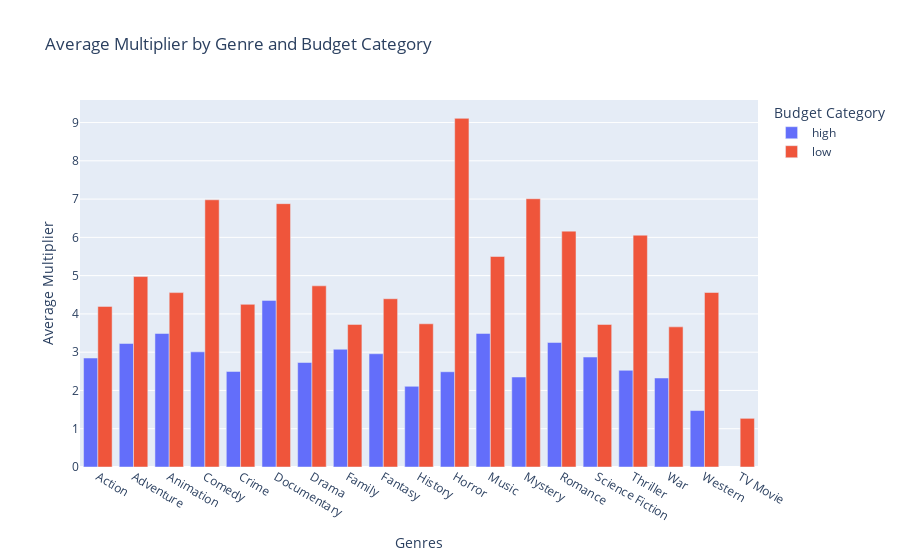

The notebook cell this image was saved under:
### Markdown cell above
The most popular genre are completely different for high and low budget. High budget top 5 genre are: Action, Adventure, Comedy, Drama and Thriller. Low budget top 5 genre are: Drama, Comedy, Thriller, Horror and Romance. The biggest difference exists in Horrow where only 1.42% of high budget movies are in this genre compared to 9.5% for low budget movies. Let's try and understand why this is the case.

### Code cell
# Plot the multiplier by genre

# Group by 'category' and 'genres' and calculate the mean of 'multiplier'
df_avg_multiplier_per_genre_and_budget = df_vis.groupby(['category', 'genres'])['multiplier'].mean().reset_index()

# Create a bar chart
fig = px.bar(df_avg_multiplier_per_genre_and_budget, x='genres', y='multiplier', color='category',
             labels={'genres': 'Genres', 'multiplier': 'Average Multiplier', 'category': 'Budget Category'},
             title='Average Multiplier by Genre and Budget Category')

# Update the layout to make the bars stand side by side
fig.update_layout(barmode='group')

fig.show()

fig.write_html("./plots_html/genre_influence_multiplier.html",include_plotlyjs = False)

### Figure 1 — Plotly figure (JSON) as saved in the notebook; plotly's stock layout.template omitted (floating-point values rounded to 4 significant figures)
{"data": [{"alignmentgroup": "True", "hovertemplate": "Budget Category=high<br>Genres=%{x}<br>Average Multiplier=%{y}<extra></extra>", "legendgroup": "high", "marker": {"color": "#636efa", "pattern": {"shape": ""}}, "name": "high", "offsetgroup": "high", "orientation": "v", "showlegend": true, "textposition": "auto", "type": "bar", "x": ["Action", "Adventure", "Animation", "Comedy", "Crime", "Documentary", "Drama", "Family", "Fantasy", "History", "Horror", "Music", "Mystery", "Romance", "Science Fiction", "Thriller", "War", "Western"], "xaxis": "x", "y": [2.847, 3.227, 3.488, 3.009, 2.496, 4.353, 2.73, 3.077, 2.959, 2.108, 2.489, 3.49, 2.351, 3.253, 2.872, 2.526, 2.326, 1.475], "yaxis": "y"}, {"alignmentgroup": "True", "hovertemplate": "Budget Category=low<br>Genres=%{x}<br>Average Multiplier=%{y}<extra></extra>", "legendgroup": "low", "marker": {"color": "#EF553B", "pattern": {"shape": ""}}, "name": "low", "offsetgroup": "low", "orientation": "v", "showlegend": true, "textposition": "auto", "type": "bar", "x": ["Action", "Adventure", "Animation", "Comedy", "Crime", "Documentary", "Drama", "Family", "Fantasy", "History", "Horror", "Music", "Mystery", "Romance", "Science Fiction", "TV Movie", "Thriller", "War", "Western"], "xaxis": "x", "y": [4.196, 4.976, 4.556, 6.982, 4.25, 6.88, 4.734, 3.725, 4.396, 3.742, 9.11, 5.5, 7.009, 6.162, 3.724, 1.271, 6.057, 3.662, 4.559], "yaxis": "y"}], "layout": {"barmode": "group", "legend": {"title": {"text": "Budget Category"}, "tracegroupgap": 0}, "title": {"text": "Average Multiplier by Genre and Budget Category"}, "xaxis": {"anchor": "y", "domain": [0, 1], "title": {"text": "Genres"}}, "yaxis": {"anchor": "x", "domain": [0, 1], "title": {"text": "Average Multiplier"}}}}
